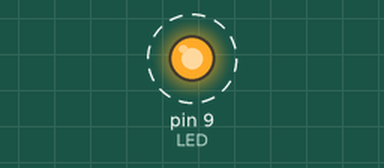
Recording of a sketch running on a simulated Arduino Uno, built with avr-gcc and run on an emulated ATmega328P. Parts: output pins drawn as LEDs (lit = HIGH). Dashed ring = blinking.

Above: at 0.5 s.
Timing chart, 0 to 4.6 s (numbered marks = the images above):
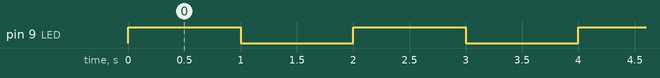

Measured:
- by itself, pin 9 (LED): alternates HIGH for 1.0 s and LOW for 1.0 s

The sketch:

lesson_1.1.ino
```cpp
/*
  Keyestudio Mini Tank Robot V3 (Popular Edition)
  lesson 1.1
  Blink
  http://www.keyestudio.com
*/
int LED = 9;  //Define the pin of LED to connect with digital port 3
void setup()
{
  pinMode(LED, OUTPUT); //Initialize the LED pin to output mode
}
void loop() //infinite loop
{
  digitalWrite(LED, HIGH); //Output high level and turn on the LED
  delay(1000);  //Wait for 1s
  digitalWrite(LED, LOW);  //Output low level and turn on LED
  delay(1000);  //Wait for 1s
}//***********************************************************************
```
